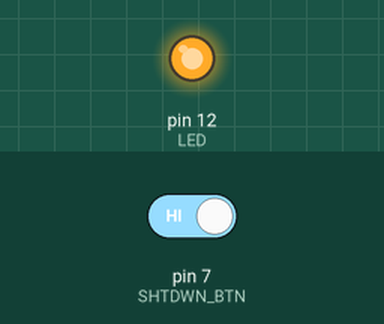
Recording of a program running on a simulated Raspberry Pi (header pin numbers). Shown: output pins drawn as LEDs (lit = HIGH). The inputs (shaded band) are chosen by the test bench; at power-on: pin 7 (SHTDWN_BTN) HIGH. The run ends when the program shuts the computer down; speech is not drawn; the words are listed on the console; what the program prints to the terminal is not drawn. At 5.5 s the program puts the board to deep sleep or switches it off; the recording ends there.

Above: at 1.2 s.
1.3 s: pin 7 (SHTDWN_BTN) driven LOW
At 5.4 s:
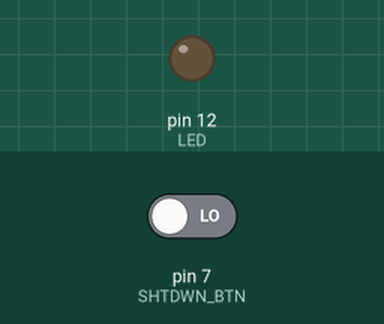
Timing chart, 0 to 5.5 s (numbered marks = the images above; inputs shaded):
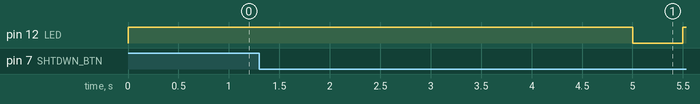

Measured:
- after the input at 1.3 s, pin 12 (LED): HIGH → LOW after 3.7 s, → HIGH 0.50 s later

The program:

shtdwn.py
```python
#!/usr/bin/python3
#shtdown.py
import time
import RPi.GPIO as GPIO
import os

# Shutdown Script
DEBUG=False
SNDON=True
#HARDWARE SETUP
# P1
# 2[==X==L=======]26
# 1[===1=========]25
#BTN CONFIG - Set GPIO Ports
GPIO_MODE=GPIO.BOARD
SHTDWN_BTN = 7 #1
LED = 12       #L

def gpio_setup():
  #Setup the wiring
  GPIO.setmode(GPIO_MODE)
  #Setup Ports
  GPIO.setup(SHTDWN_BTN,GPIO.IN,pull_up_down=GPIO.PUD_UP)
  GPIO.setup(LED,GPIO.OUT)

def doShutdown():
  if(DEBUG):print("Press detected")
  time.sleep(3)
  if GPIO.input(SHTDWN_BTN):
    if(DEBUG):print("Ignore the shutdown (<3sec)")
  else:
    if(DEBUG):print ("Would shutdown the RPi Now")
    GPIO.output(LED,0)
    time.sleep(0.5)
    GPIO.output(LED,1)
    if(SNDON):os.system("flite -t 'Warning commencing power down'")
    if(DEBUG==False):os.system("sudo shutdown -h now")
    if(DEBUG):GPIO.cleanup()
    if(DEBUG):exit()

def main():
  gpio_setup()
  GPIO.output(LED,1)
  while True:
    if(DEBUG):print("Waiting for >3sec button press")
    if GPIO.input(SHTDWN_BTN)==False:
       doShutdown()
    time.sleep(1)

try:
  main()
finally:
  GPIO.cleanup()
  print("Closed Everything. END")
#End
```
